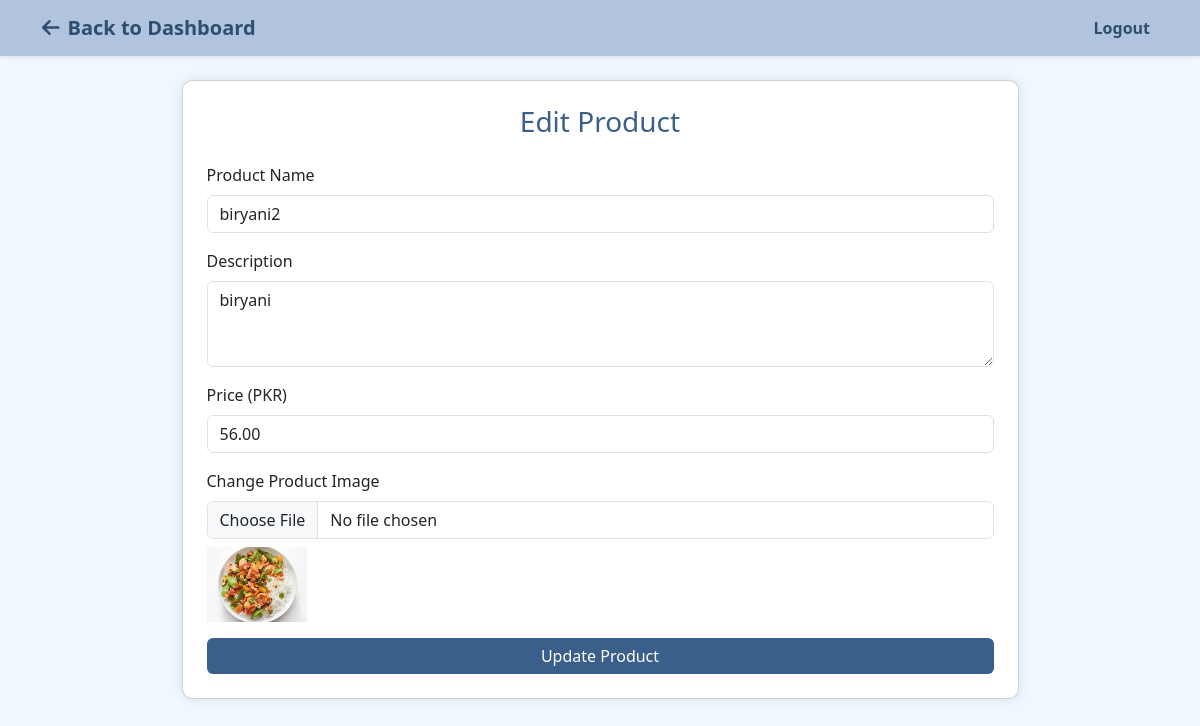
The page /edit.php?id=7 on the database its author committed.
### tables this page shows
CREATE TABLE `products` (
  `id` int(11) NOT NULL,
  `name` varchar(255) DEFAULT NULL,
  `description` text DEFAULT NULL,
  `price` decimal(10,2) DEFAULT NULL,
  `image` varchar(255) DEFAULT NULL
);

### edit.php (the view, shortened to what this page needs)
<?php
include 'db.php';
$id = $_GET['id'];
$result = $conn->query("SELECT * FROM products WHERE id=$id");
$row = $result->fetch_assoc();
?>
<!DOCTYPE html>
<html lang="en">
<head>
  <link href="https://cdn.jsdelivr.net/npm/bootstrap@5.3.2/dist/css/bootstrap.min.css" rel="stylesheet">
  <link href="https://cdnjs.cloudflare.com/ajax/libs/font-awesome/6.4.0/css/all.min.css" rel="stylesheet">
</head>
<body>
<nav class="navbar navbar-expand-lg mb-4 shadow-sm">
  <div class="container">
    <a class="navbar-brand" href="admin.php"><i class="fas fa-arrow-left me-2"></i>Back to Dashboard</a>
    <div class="collapse navbar-collapse justify-content-end">
      <ul class="navbar-nav">
        <li class="nav-item"><a class="nav-link" href="logout.php">Logout</a></li>
      </ul>
    </div>
  </div>
</nav>
<div class="container mt-4">
  <div class="card p-4 w-75 mx-auto">
    <h3 class="mb-4 text-center">Edit Product</h3>
    <form method="POST" enctype="multipart/form-data">
      <div class="mb-3">
        <label class="form-label">Product Name</label>
        <input type="text" name="name" value="<?= $row['name'] ?>" class="form-control" required>
      </div>
      <div class="mb-3">
        <label class="form-label">Description</label>
        <textarea name="description" class="form-control" rows="3" required><?= $row['description'] ?></textarea>
      </div>
      <div class="mb-3">
        <label class="form-label">Price (PKR)</label>
        <input type="number" step="0.01" name="price" value="<?= $row['price'] ?>" class="form-control" required>
      </div>
      <div class="mb-3">
        <label class="form-label">Change Product Image</label>
        <input type="file" name="image" class="form-control">
        <?php if (!empty($row['image'])): ?>
          <img src="uploads/<?= $row['image'] ?>" alt="Current Image" class="mt-2" width="100">
        <?php endif; ?>
      </div>
      <button name="update" class="btn btn-custom w-100">Update Product</button>
    </form>
  </div>
</div>
</body>
</html>

### edit.php (style rules this page uses)
body { background-color: #f0f8ff; font-family: 'Segoe UI', sans-serif; }
.card { border-radius: 10px; box-shadow: 0 0 12px rgba(0, 0, 0, 0.1); }
.btn-custom { background-color: #3a5f8a; color: white; border: none; }
.navbar { background-color: #b0c4de; }
.navbar .nav-link, .navbar-brand { color: #2e4e70 !important; font-weight: 600; }
h3 { color: #3a5f8a; }

### rows shown on the page
products: name "biryani2", description "biryani", price "56.00", image (picture)
